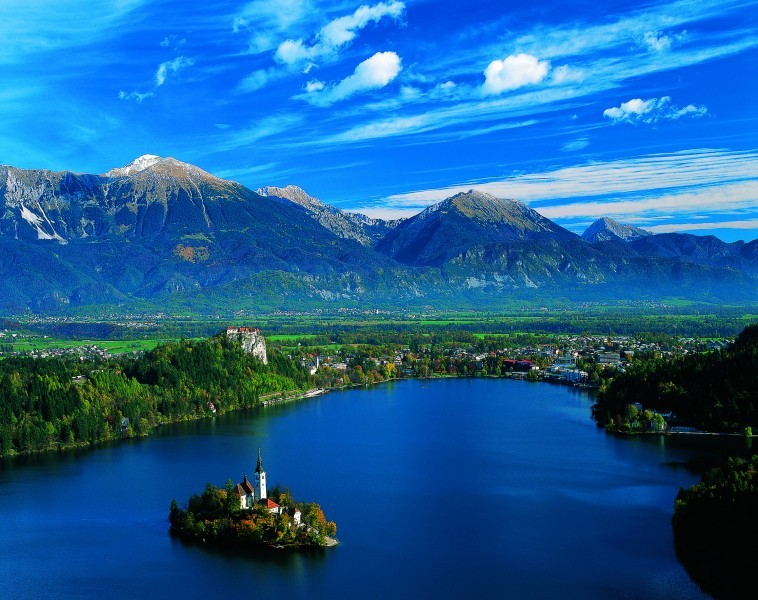
#> input picture 3_slo2/slika.jpg, 758 x 600 px, found by its file name
$ python 'ex3(slo2).py'
#> lines starting #> are read from the running program, lines starting #| are printed output that depends on the picture; after the words box and inside, x2 and y2 are one past the last pixel; in counts of white or black regions, pixels touching at a corner belong together
#!/usr/bin/env python3
# -*- coding: utf-8 -*-
"""
Created on Sun Apr  1 22:06:39 2018

@author: mary
"""
import numpy as np
#import matplotlib as mpl
#mpl.use('TkAgg')
import matplotlib.cm as cm
import matplotlib.pyplot as plt
from PIL import Image

#%% EX3.1
def loadImage(iPath):
    img = Image.open(iPath)
#> img is the input picture: PIL image 758x600 RGB; mean R, G, B 26.9, 96, 153.2
    a = np.array(img)
    plt.imshow(a)
    plt.show()
    return a
img = loadImage('/home/mary/Documents/coding/materials/3/slika.jpg')

def convertToGrey(img):
    iImageType = img.dtype
    greyImg = np.round(0.299*img[:,:,0] + 0.587*img[:,:,1] + 0.114*img[:,:,2])
    #Verify that the pixel values were correctly rounded and typecasted before saving the image
    greyImg = np.array(greyImg, dtype = iImageType)
    return greyImg

def saveGrey(img, iPath, iFormat):
    img.tofile(iPath, iFormat)

greyImg = convertToGrey(img)
saveGrey(greyImg, '/home/mary/Documents/coding/materials/3/slikaGray.jpg', 'uint8')

#%% EX3.2
def scaleImage(iImage, iSlopeA, iIntersectionB):
    iImageType = iImage.dtype
    oImage = np.round(iSlopeA * iImage + iIntersectionB)
    oImage = np.array(oImage, dtype = iImageType)
    plt.imshow(oImage)
    return oImage

a = np.ones([2,2], dtype='uint8')
scaleImage(greyImg, 0.1, 10)
scaleImage(greyImg, 254, 0) #Homework

#%%   vmesno

print(np.iinfo('uint8').min)
print(np.iinfo('uint8').max)
print(np.iinfo('int8').min)
print(np.iinfo('int8').max)
print(np.finfo('float').min)
print(np.finfo('float').max)
#%% EX3.3
def windowImage(iImage, iCenter, iWidth):
    iImageType = iImage.dtype
    ls_1 = np.iinfo(iImageType).max
    f = ( ls_1 / iWidth )* (iImage - (iCenter - iWidth/2))
    n = f < np.iinfo(iImageType).min
    f[n] = np.iinfo(iImageType).min
    m = f > np.iinfo(iImageType).max
    f[m] = np.iinfo(iImageType).max
    plt.imshow(f)
    return f.astype(iImageType)

windowImage(greyImg, 40, 4)
#> in windowImage, `n = f < np.iinfo(iImageType).min`:
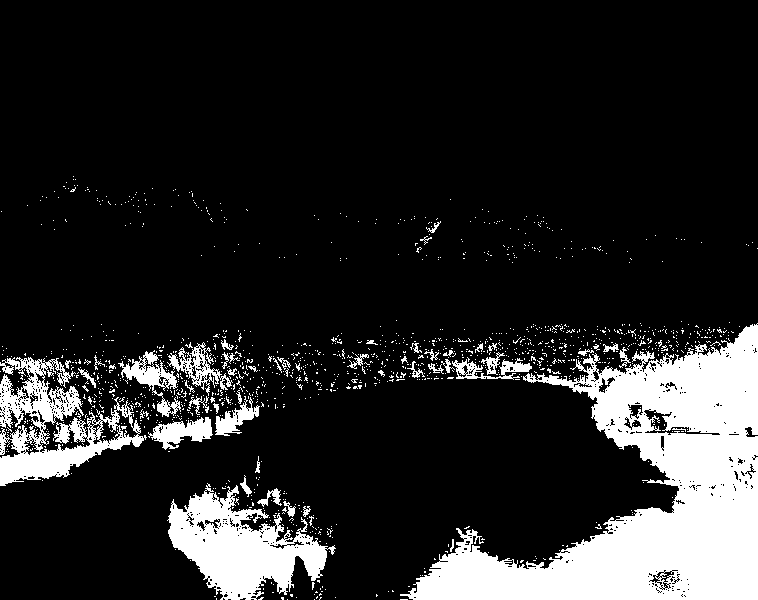
#> n: shape (600, 758) bool; 15.3% white; 1350 white regions (1299 under 20 px), largest, box (x1, y1, x2, y2) and area: (400, 323, 758, 600) 42422, (167, 483, 336, 600) 9523, (0, 357, 147, 486) 7608
#> in windowImage, `f[n] = np.iinfo(iImageType).min`:
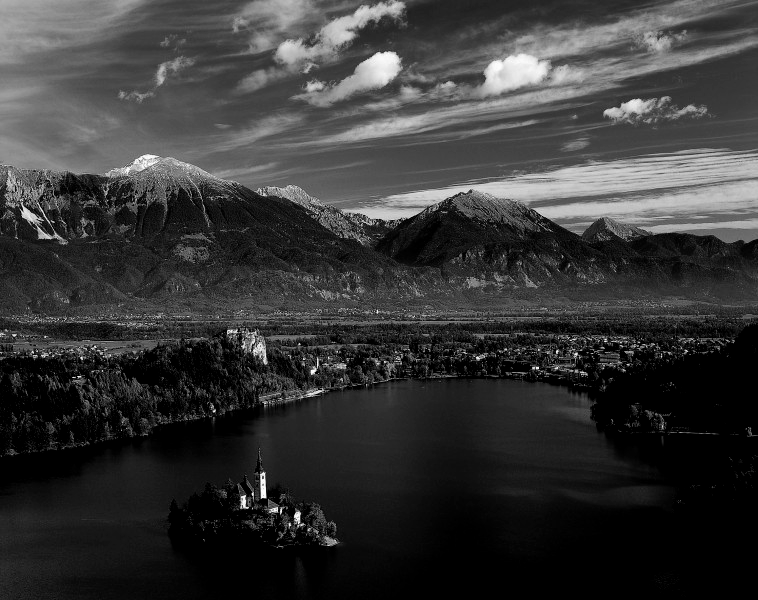
#> f: shape (600, 758) float64; min 0, max 13833.8, mean 2972; drawn with min black and max white
#> in windowImage, `m = f > np.iinfo(iImageType).max`: m: shape (600, 758) bool; 80.3% white; 1864 black regions (1787 under 20 px), largest, box (x1, y1, x2, y2) and area: (167, 323, 758, 600) 65127, (0, 357, 264, 492) 11978, (118, 348, 186, 420) 1528
windowImage(greyImg, 128, 204)  #Homework
#> in windowImage (call 2), `n = f < np.iinfo(iImageType).min`: n: shape (600, 758) bool; 8.5% white; 993 white regions (929 under 20 px), largest, box (x1, y1, x2, y2) and area: (574, 325, 758, 600) 24489, (169, 489, 325, 570) 5613, (0, 449, 51, 478) 758
#> in windowImage (call 2), `f[n] = np.iinfo(iImageType).min`: f: shape (600, 758) float64; min 0, max 286.2, mean 71.5
#> in windowImage (call 2), `m = f > np.iinfo(iImageType).max`: m: shape (600, 758) bool; 0.4% white; 83 white regions (74 under 20 px), largest, box (x1, y1, x2, y2) and area: (489, 54, 545, 83) 866, (369, 53, 398, 80) 466, (261, 473, 266, 498) 93
#> in windowImage (call 2), `f[m] = np.iinfo(iImageType).max`: f: shape (600, 758) float64; min 0, max 255, mean 71.5
#%% EX3.4
def thresholdImage(b,l):
#> called with l = 128
    iImageType = b.dtype
    b = greyImg.copy()
    m = b > l
#> m: shape (600, 758) bool; 16.2% white; 2019 white regions (1955 under 20 px), largest, box (x1, y1, x2, y2) and area: (0, 0, 302, 245) 21414, (249, 148, 758, 237) 17181, (260, 0, 758, 149) 15607
    b[m] = np.iinfo(iImageType).max
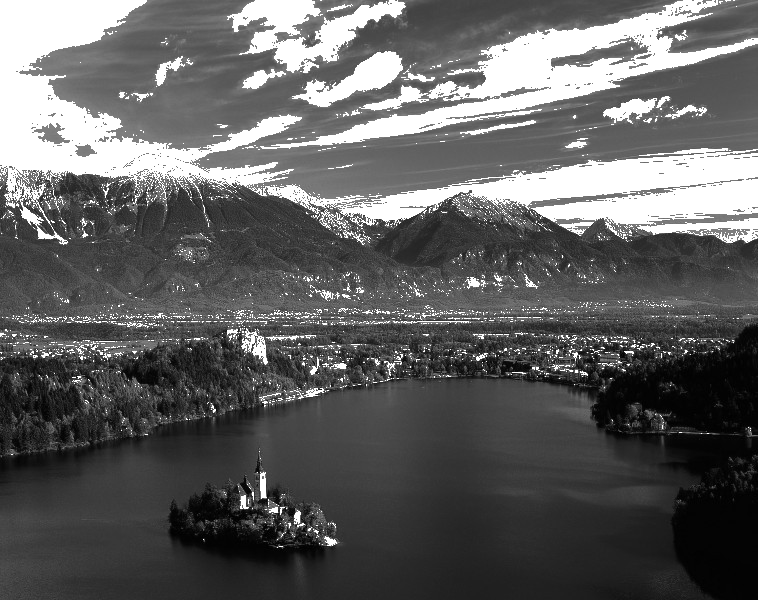
#> b: shape (600, 758); min 0, max 255, mean 96.6
    b[np.logical_not(m)] = np.iinfo(iImageType).min
    plt.imshow(b)
    return b

thresholdImage(greyImg, 128)

#%% EX3.5
def gammaImage(iImage, iGamma):
    iImageType = iImage.dtype
    iImage=np.array(iImage,dtype='float')
    #lr_1 == ls_1 in our example as we have output the same typecast as input
    ls_1 = np.iinfo(iImageType).max
    oImage = ls_1 * ((iImage/ls_1)**iGamma)
    #plt.imshow(oImage,cmap='gray')
    return oImage.astype(iImageType)

gammaImage(greyImg, 0.5)

#%% HSV

def convertImageColorSpace(iImage, iConversionType):
    #iImage = np.array(iImage, dtype = 'float')
    if iConversionType == 'RGBtoHSV':
        iImage = iImage/255.0
        r,g,b = iImage[:,:,0], iImage[:,:,1], iImage[:,:,2]
        h = np.zeros_like(r)
        s = np.zeros_like(g)
        v = np.zeros_like(b)

        Cmax = np.maximum(r, np.maximum(g,b))
        Cmin = np.minimum(r, np.minimum(g,b))

        delta = Cmax - Cmin + 1e-7
        h[Cmax == r] = 60.0 * ((g[Cmax == r] - b[Cmax == r]) / delta[Cmax == r] % 6.0)
        h[Cmax == g] = 60.0 * ((b[Cmax == g] - r[Cmax == g]) / delta[Cmax == g] + 2.0)
        h[Cmax == b] = 60.0 * ((r[Cmax == b] - g[Cmax == b]) / delta[Cmax == b] + 4.0)

        s[delta != 0.0] = delta[delta != 0.0] / (Cmax[delta != 0.0] + 1e-7)

        v = Cmax

        oImage = np.zeros_like(iImage)
        oImage[:,:,0] = h
        oImage[:,:,1] = s
        oImage[:,:,2] = v


    elif iConversionType == 'HSVtoRGB':

        h = iImage[:,:,0]; s = iImage[:,:,1]; v = iImage[:,:,2];

        C = v * s
        X = C * (1.0 - np.abs( ( (h/60.0) % 2.0 ) - 1 ) )
        m = v - C

        r = np.zeros_like( h )
        g = np.zeros_like( h )
        b = np.zeros_like( h )

        r[ (h>=0.0) * (h<60.0) ] = C[ (h>=0.0) * (h<60.0) ]
        g[ (h>=0.0) * (h<60.0) ] = X[ (h>=0.0) * (h<60.0) ]

        r[ (h>=60.0) * (h<120.0) ] = X[ (h>=60.0) * (h<120.0) ]
        g[ (h>=60.0) * (h<120.0) ] = C[ (h>=60.0) * (h<120.0) ]

        g[ (h>=120.0) * (h<180.0) ] = C[ (h>=120.0) * (h<180.0) ]
        b[ (h>=120.0) * (h<180.0) ] = X[ (h>=120.0) * (h<180.0) ]

        g[ (h>=180.0) * (h<240.0) ] = X[ (h>=180.0) * (h<240.0) ]
        b[ (h>=180.0) * (h<240.0) ] = C[ (h>=180.0) * (h<240.0) ]

        r[ (h>=240.0) * (h<300.0) ] = X[ (h>=240.0) * (h<300.0) ]
        b[ (h>=240.0) * (h<300.0) ] = C[ (h>=240.0) * (h<300.0) ]

        r[ (h>=300.0) * (h<360.0) ] = C[ (h>=300.0) * (h<360.0) ]
        b[ (h>=300.0) * (h<360.0) ] = X[ (h>=300.0) * (h<360.0) ]

        r = r + m
        g = g + m
        b = b + m

        # ustvari izhodno sliko
        oImage = np.zeros_like( iImage )
        oImage[:,:,0] = r; oImage[:,:,1] = g; oImage[:,:,2] = b;

        # zaokrozevanje vrednosti
        oImage = 255.0 * oImage
        oImage[oImage>255.0] = 255.0
        oImage[oImage<0.0] = 0.0

    oImage = np.array( oImage, dtype='uint8' )

    return oImage

#%%
def showImage(iImage, iTitle=''):
    plt.gca()
    plt.gcf()
    plt.imshow(iImage, cmap = cm.Greys_r)
    plt.suptitle(iTitle)
    plt.xlabel('x')
    plt.ylabel('y')
    plt.axes().set_aspect('equal', 'datalim') #raydalja na x osi je enaka razdalji na y osi, ne bo popačena
    plt.show()

oImageHSV = convertImageColorSpace(img, 'RGBtoHSV')
#> in convertImageColorSpace, `delta = Cmax - Cmin + 1e-7`:
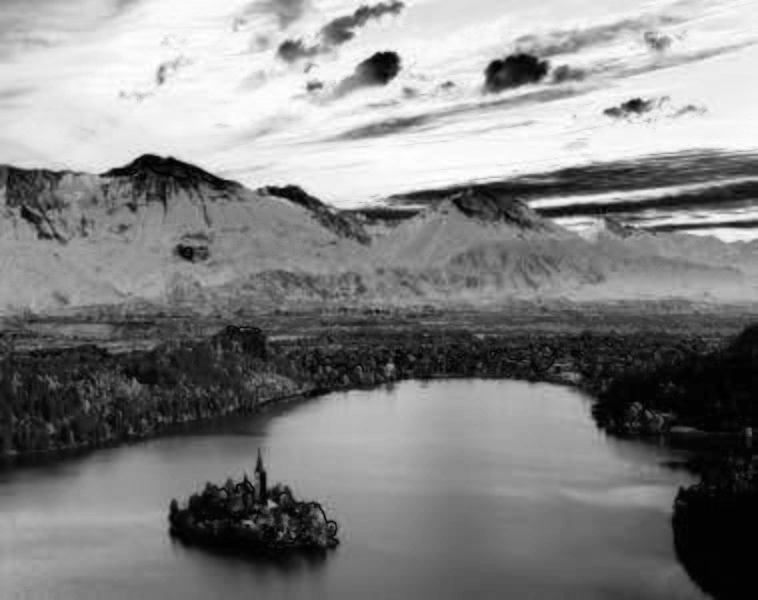
#> delta: shape (600, 758) float64; min 1e-07, max 1, mean 0.516
#> in convertImageColorSpace, `h[Cmax == g] = 60.0 * ((b[Cmax == g] - r[Cmax == g]) / delta[Cmax == g..`: h: shape (600, 758) float64; min 0, max 358.2, mean 22.5
oImageRGB = convertImageColorSpace(oImageHSV, 'HSVtoRGB')
#> call 2 of convertImageColorSpace, with iConversionType = 'HSVtoRGB'
#> in convertImageColorSpace (call 2), `h = iImage[:, :, 0]`:
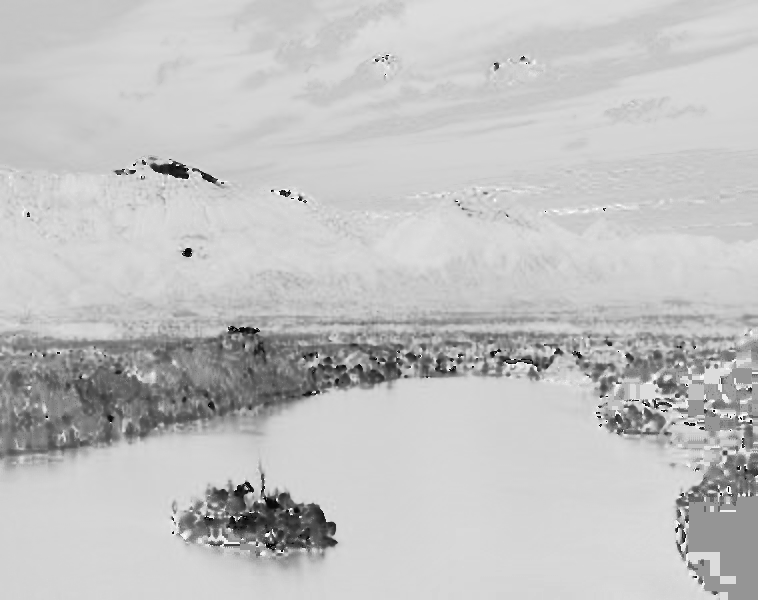
#> h: shape (600, 758); min 0, max 255, mean 194.2
#> in convertImageColorSpace (call 2), `s = iImage[:, :, 1]`:
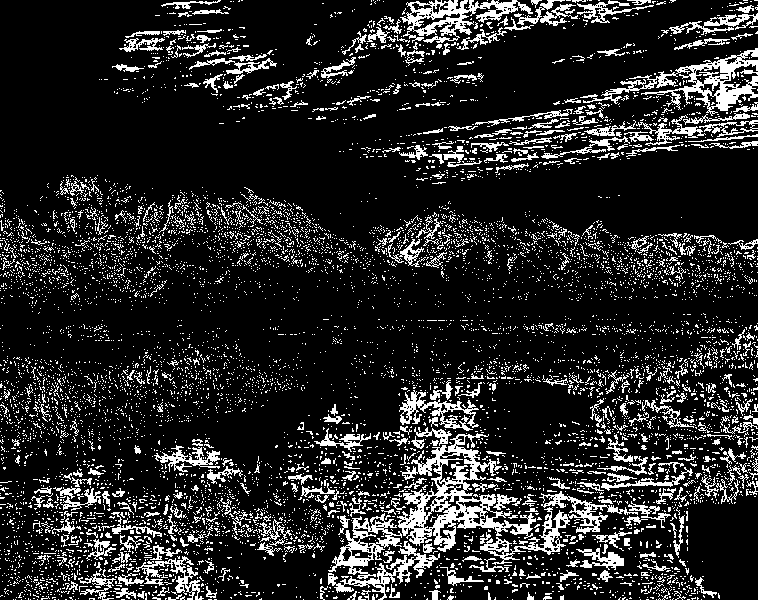
#> s: shape (600, 758); values 0 (black) and 1 (white), 15.3% white in thin lines or dots
#> in convertImageColorSpace (call 2), `v = iImage[:, :, 2]`: v: shape (600, 758); values 0 (black) and 1 (white), 5.6% white in thin lines or dots, all inside (x1, y1, x2, y2) = (0, 0, 758, 519)
#> in convertImageColorSpace (call 2), `C = v * s`: C: shape (600, 758); values 0 (black) and 1 (white), 0.02% white in thin lines or dots, all inside (x1, y1, x2, y2) = (125, 0, 757, 184)
#> in convertImageColorSpace (call 2), `r[ (h>=0.0) * (h<60.0) ] = C[ (h>=0.0) * (h<60.0) ]`: r: shape (600, 758); every value is 0
#> in convertImageColorSpace (call 2), `oImage[:, :, 2] = b`:
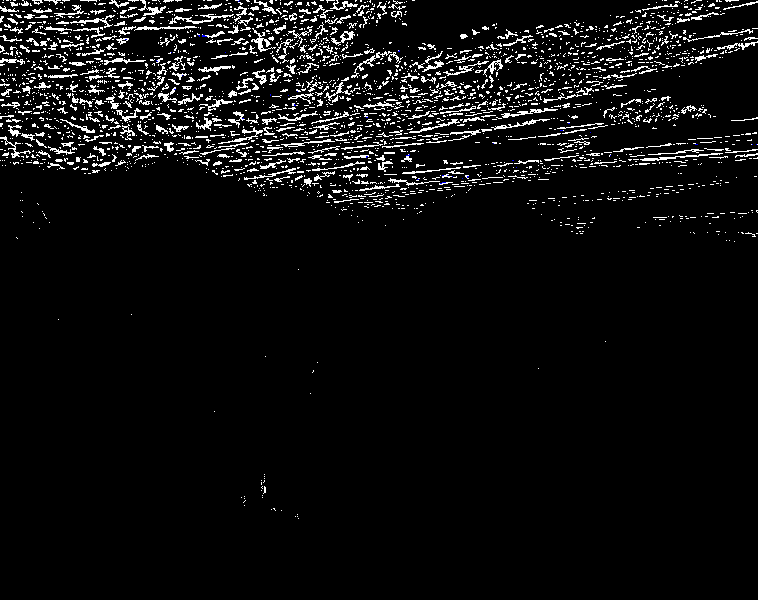
#> oImage: shape (600, 758, 3); mean of channels 0, 1, 2 0.0563, 0.0563, 0.0565; drawn with 1 as white

#%%
plt.imshow(img)
plt.imshow(oImageRGB)

#============================================================================
showImage(oImageHSV[:,:,0] * 255 / 360.0, 'H')
showImage(oImageHSV[:,:,1] * 255 / 255.0, 'S')
showImage(oImageHSV[:,:,2] * 255 / 255.0, 'V')
# H 0...360           S 0....1     V 0....1

showImage(oImageRGB[:,:,0], 'R')
showImage(oImageRGB[:,:,1], 'G')
showImage(oImageRGB[:,:,2], 'B')

#%%Homework
def rgbToHsvGammaToVHsvToRgb(iImage, iGamma):

    iImage = np.array(iImage, dtype = 'float')
    # 'RGBtoHSV':
    iImage = iImage/255.0
    r,g,b = iImage[:,:,0], iImage[:,:,1], iImage[:,:,2]
    h = np.zeros_like(r)
    s = np.zeros_like(g)
    v = np.zeros_like(b)

    Cmax = np.maximum(r, np.maximum(g,b))
    Cmin = np.minimum(r, np.minimum(g,b))

    delta = Cmax - Cmin + 1e-7
    h[Cmax == r] = 60.0 * ((g[Cmax == r] - b[Cmax == r]) / delta[Cmax == r] % 6.0)
    h[Cmax == g] = 60.0 * ((b[Cmax == g] - r[Cmax == g]) / delta[Cmax == g] + 2.0)
    h[Cmax == b] = 60.0 * ((r[Cmax == b] - g[Cmax == b]) / delta[Cmax == b] + 4.0)

    s[delta != 0.0] = delta[delta != 0.0] / (Cmax[delta != 0.0] + 1e-7)

    v = Cmax
    v = gammaImage(v, iGamma)

    oImage = np.zeros_like(iImage)
    oImage[:,:,0] = h
    oImage[:,:,1] = s
    oImage[:,:,2] = v

    oImage = convertImageColorSpace(oImage, 'HSVtoRGB')
    return oImage

#> (the run stopped early here; a loop or call above may not have finished)
